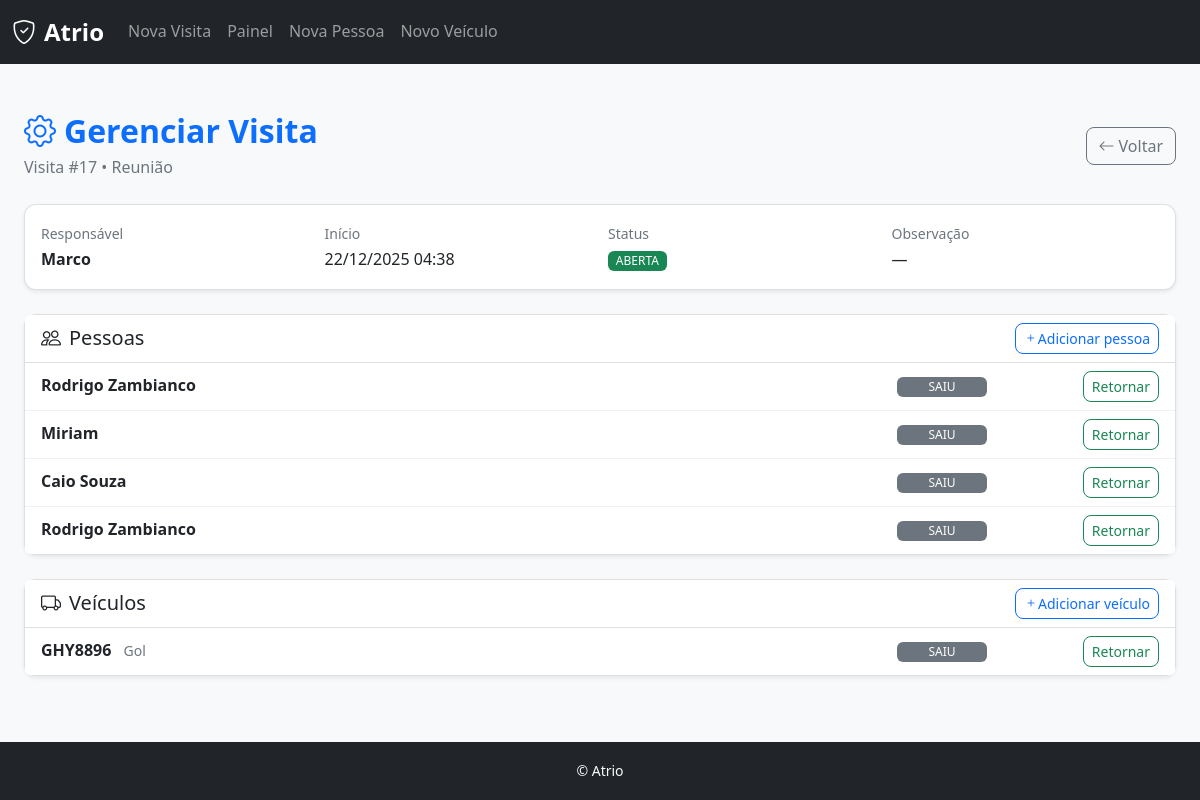
/visitas/17/ (signed in), run on the app's committed database.
### apps/visitas/models.py (models this page shows, shortened)
class GrupoVisita(models.Model):
    data_entrada = models.DateTimeField(auto_now_add=True)
    data_saida = models.DateTimeField(blank=True, null=True)
    autorizado_por = models.CharField(max_length=200, blank=True, null=True)
    motivo = models.CharField(max_length=200, blank=True, null=True)
    observacao = models.TextField(blank=True, null=True)

class VisitaPessoa(models.Model):
    grupo = models.ForeignKey(
        GrupoVisita,
        on_delete=models.CASCADE,
        related_name="pessoas"
    )
    pessoa = models.ForeignKey(
        "pessoas.Pessoa",
        on_delete=models.CASCADE
    )
    data_entrada = models.DateTimeField(auto_now_add=True)
    data_saida = models.DateTimeField(blank=True, null=True)

class VisitaVeiculo(models.Model):
    grupo = models.ForeignKey(
        GrupoVisita,
        on_delete=models.CASCADE,
        related_name="veiculos"
    )
    veiculo = models.ForeignKey(
        "veiculos.Veiculo",
        on_delete=models.CASCADE
    )
    data_entrada = models.DateTimeField(auto_now_add=True)
    data_saida = models.DateTimeField(blank=True, null=True)

### apps/pessoas/models.py (models this page shows, shortened)
class Pessoa(models.Model):
    TIPO_CHOICES = [
        ("visitante", "Visitante"),
        ("funcionario", "Funcionário"),
        ("motorista", "Motorista"),
    ]
    nome = models.CharField(max_length=200)
    empresa = models.CharField(max_length=200, blank=True, null=True)
    tipo = models.CharField(max_length=20, choices=TIPO_CHOICES, blank=True, null=True)
    observacao = models.TextField(blank=True, null=True)
    criado_em = models.DateTimeField(auto_now_add=True)
    class Meta:
        app_label = "pessoas"

### apps/veiculos/models.py (models this page shows, shortened)
class Veiculo(models.Model):
    placa = models.CharField(max_length=7, unique=True)
    modelo = models.CharField(max_length=100, blank=True, null=True)
    cor = models.CharField(max_length=50, blank=True, null=True)
    empresa = models.CharField(max_length=200, blank=True, null=True)
    tipo = models.CharField(max_length=50, blank=True, null=True)
    observacao = models.TextField(blank=True, null=True)
    criado_em = models.DateTimeField(auto_now_add=True)
    class Meta:
        app_label = "veiculos"

### apps/ui/views.py (the view)
# urls.py: path('visitas/<int:id>/', views.gerenciar_visita, name='gerenciar_visita'),
@login_required
def gerenciar_visita(request, id):
    visita = get_object_or_404(GrupoVisita, pk=id)
    pessoas = VisitaPessoa.objects.filter(grupo=visita).select_related("pessoa")
    veiculos = VisitaVeiculo.objects.filter(grupo=visita).select_related("veiculo")
    return render(request, "ui/gerenciar_visita.html", {
        "visita": visita,
        "pessoas": pessoas,
        "veiculos": veiculos,
    })

### apps/ui/templates/ui/gerenciar_visita.html (shortened to what this page needs)
{% extends "ui/base.html" %}
{% load static %}
{% block content %}
<div class="container-fluid py-4">
  <div class="d-flex justify-content-between align-items-center mb-4">
    <div>
      <h2 class="fw-bold text-primary mb-1">
        <i class="bi bi-gear me-2"></i>Gerenciar Visita
      </h2>
      <p class="text-muted mb-0">
        Visita #{{ visita.id }} • {{ visita.motivo }}
      </p>
    </div>
    <div class="d-flex gap-2">
      <a href="{% url 'ui:visitas' %}" class="btn btn-outline-secondary" id="btnVoltarVisitas" data-default-url="{% url 'ui:visitas' %}">
        <i class="bi bi-arrow-left me-1"></i>Voltar
      </a>
    </div>
  </div>
  <div class="card mb-4">
    <div class="card-body">
      <div class="row g-3">
        <div class="col-md-3">
          <small class="text-muted">Responsável</small>
          <div class="fw-semibold">{{ visita.autorizado_por }}</div>
        </div>
        <div class="col-md-3">
          <small class="text-muted">Início</small>
          <div>{{ visita.data_entrada|date:"d/m/Y H:i" }}</div>
        </div>
        <div class="col-md-3">
          <small class="text-muted">Status</small><br>
          <span class="badge bg-success">ABERTA</span>
        </div>
        <div class="col-md-3">
          <small class="text-muted">Observação</small>
          <div>{{ visita.observacao|default:"—" }}</div>
        </div>
      </div>
    </div>
  </div>
  <div class="card mb-4">
    <div class="card-header d-flex justify-content-between align-items-center">
      <h5 class="mb-0">
        <i class="bi bi-people me-2"></i>Pessoas
      </h5>
      <button
        class="btn btn-sm btn-outline-primary"
        onclick="mostrarBuscaPessoa()">
        <i class="bi bi-plus"></i>Adicionar pessoa
      </button>
    </div>
    <ul class="list-group list-group-flush">
      {% for p in pessoas %}
        <li class="list-group-item">
          <div class="linha-visita">
            <div class="col-nome">
              <strong>{{ p.pessoa.nome }}</strong>
            </div>
            <div>
              {% if p.data_saida %}
                <span class="badge bg-secondary status-badge">SAIU</span>
              {% else %}
                <span class="badge bg-success status-badge">DENTRO</span>
              {% endif %}
            </div>
            <div class="col-acao">
              {% if p.data_saida %}
                <button class="btn btn-sm btn-outline-success"
                        onclick="registrarEntradaPessoa({{ p.id }})">
                  Retornar
                </button>
              {% else %}
                <button class="btn btn-sm btn-outline-danger"
                        onclick="registrarSaidaPessoa({{ p.id }})">
                  Registrar saída
                </button>
              {% endif %}
            </div>
          </div>
        </li>
      {% endfor %}
    </ul>
  </div>
  <div class="card">
    <div class="card-header d-flex justify-content-between align-items-center">
      <h5 class="mb-0">
        <i class="bi bi-truck me-2"></i>Veículos
      </h5>
      <button
        class="btn btn-sm btn-outline-primary"
        onclick="mostrarBuscaVeiculo()">
        <i class="bi bi-plus"></i>Adicionar veículo
      </button>
    </div>
    <ul class="list-group list-group-flush">
      {% for v in veiculos %}
        <li class="list-group-item">
          <div class="linha-visita">
            <div class="col-nome">
              <strong>{{ v.veiculo.placa }}</strong>
              <small class="text-muted ms-2">{{ v.veiculo.modelo }}</small>
            </div>
            <div>
              {% if v.data_saida %}
                <span class="badge bg-secondary status-badge">SAIU</span>
              {% else %}
                <span class="badge bg-success status-badge">DENTRO</span>
              {% endif %}
            </div>
            <div class="col-acao">
              {% if v.data_saida %}
                <button class="btn btn-sm btn-outline-success"
                        onclick="registrarEntradaVeiculo({{ v.id }})">
                  Retornar
                </button>
              {% else %}
                <button class="btn btn-sm btn-outline-danger"
                        onclick="registrarSaidaVeiculo({{ v.id }})">
                  Registrar saída
                </button>
              {% endif %}
            </div>
          </div>
        </li>
      {% endfor %}
    </ul>
  </div>
</div>
{% endblock %}

### apps/ui/static/css/estilos.css (style rules this page uses)
:root { --primary-color: #0d6efd; --secondary-color: #6c757d; --success-color: #198754; --warning-color: #ffc107; --danger-color: #dc3545; --light-color: #f8f9fa; --dark-color: #212529; --border-radius: 0.75rem; --box-shadow: 0 2px 4px rgba(0,0,0,0.08); --box-shadow-hover: 0 4px 8px rgba(0,0,0,0.12); }
body { background-color: var(--light-color); font-family: 'Segoe UI', Tahoma, Geneva, Verdana, sans-serif; line-height: 1.6; }
.card { border-radius: var(--border-radius); box-shadow: var(--box-shadow); border: 1px solid rgba(0,0,0,.125); margin-bottom: 1rem; transition: all 0.2s ease; }
.card-header { background: #fff; font-weight: 600; border-bottom: 1px solid rgba(0,0,0,.125); }
.btn { border-radius: 0.5rem; font-weight: 500; transition: all 0.2s ease; }
.badge { font-weight: 500; padding: 0.35em 0.65em; }
.list-group-item { border: none; border-bottom: 1px solid #f1f1f1; transition: background-color 0.2s ease; }
.list-group-item:last-child { border-bottom: none; }
.text-muted { color: #6c757d !important; }

### apps/ui/templates/ui/gerenciar_visita.html (style rules this page uses)
.linha-visita { display: grid; grid-template-columns: 1fr 90px 160px; align-items: center; column-gap: 12px; }
.col-nome { min-width: 0; white-space: nowrap; overflow: hidden; text-overflow: ellipsis; }
.status-badge { display: inline-block; width: 90px; text-align: center; }
.col-acao { text-align: right; }

### data on the page
GrupoVisita: id "17", motivo "Reunião", autorizado_por "Marco", data_entrada "22/12/2025 04:38", observacao "—"
VisitaPessoa: pessoa.nome "Rodrigo Zambianco", shows "SAIU"
VisitaPessoa: pessoa.nome "Miriam", shows "SAIU"
VisitaPessoa: pessoa.nome "Caio Souza", shows "SAIU"
VisitaPessoa: pessoa.nome "Rodrigo Zambianco", shows "SAIU"
VisitaVeiculo: veiculo.placa "GHY8896", veiculo.modelo "Gol", shows "SAIU"
